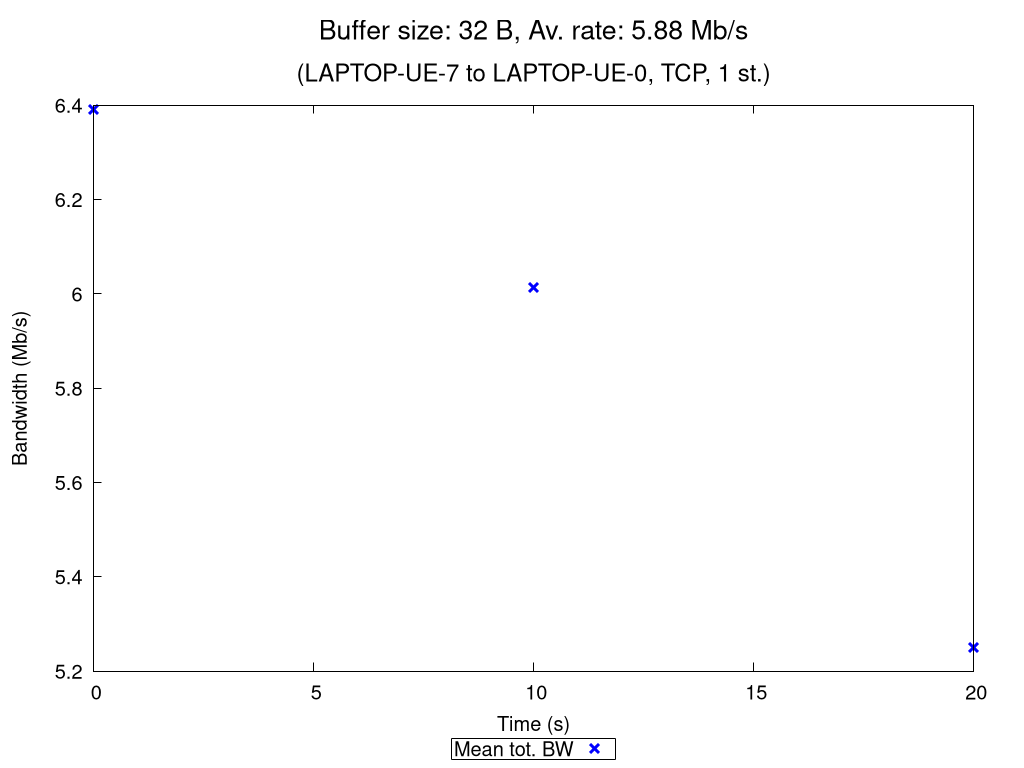

gnuplot code for this plot:
set terminal pngcairo nocrop enhanced size 1024,768 font "Verdana,15"
set output "TCP_1_st_2020_10_29_09-41-39_two2one_00032B.png"

set title "{/=20 Buffer size: 32 B, Av. rate: 5.88 Mb/s}\n\n{/=18 (LAPTOP-UE-7 to LAPTOP-UE-0, TCP, 1 st.)}"

set xlabel "Time (s)"
set ylabel "Bandwidth (Mb/s)"
set ytics nomirror
set key bmargin center horizontal box samplen 1 width -1
set bmargin 4.6
set rmargin 4.5

rf = 1000000.0  # rate factor
set style fill transparent solid 0.2 noborder
set autoscale xfix
plot "TCP_1_st_2020_10_29_09-41-39_two2one_00032B_iperf_processed.dat" using 1:($2/rf-$3/rf):($2/rf+$3/rf) with filledcurves lc rgb "blue" notitle, \
     "" using 1:($2/rf) with points pt 2 ps 1.5 lw 3 lc rgb "blue" title "Mean tot. BW", \
